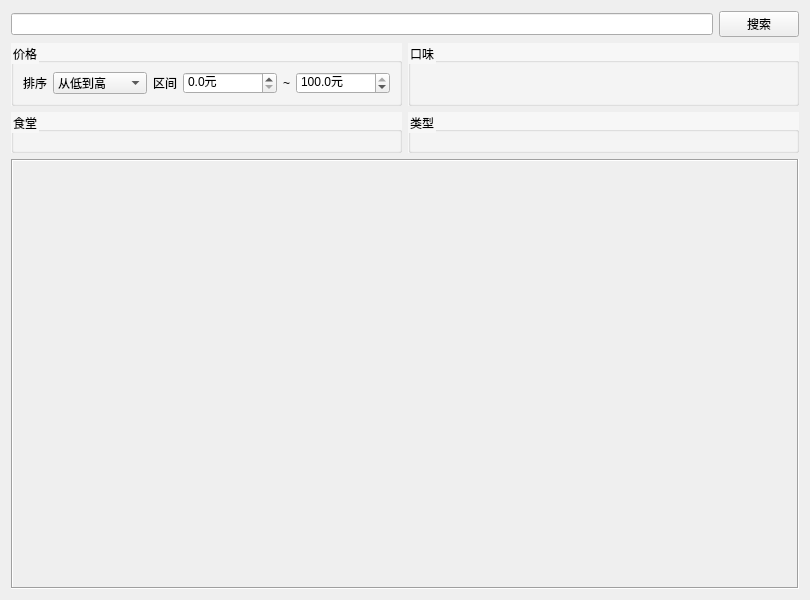
<?xml version="1.0" encoding="UTF-8"?>
<ui version="4.0">
 <class>BrowseTab</class>
 <widget class="QWidget" name="BrowseTab">
  <property name="geometry">
   <rect>
    <x>0</x>
    <y>0</y>
    <width>800</width>
    <height>600</height>
   </rect>
  </property>
  <property name="sizePolicy">
   <sizepolicy hsizetype="Expanding" vsizetype="Expanding">
    <horstretch>0</horstretch>
    <verstretch>0</verstretch>
   </sizepolicy>
  </property>
  <property name="windowTitle">
   <string>Form</string>
  </property>
  <property name="autoFillBackground">
   <bool>false</bool>
  </property>
  <property name="styleSheet">
   <string notr="true">.QGroupBox{background-color:rgba(255,255,255,127)}</string>
  </property>
  <layout class="QVBoxLayout" name="verticalLayout">
   <item>
    <layout class="QHBoxLayout" name="horizontalLayout_search">
     <item>
      <widget class="QLineEdit" name="lineEdit_search">
       <property name="sizePolicy">
        <sizepolicy hsizetype="Expanding" vsizetype="Fixed">
         <horstretch>0</horstretch>
         <verstretch>0</verstretch>
        </sizepolicy>
       </property>
       <property name="autoFillBackground">
        <bool>false</bool>
       </property>
      </widget>
     </item>
     <item>
      <widget class="QPushButton" name="pushButton_search">
       <property name="text">
        <string>搜索</string>
       </property>
      </widget>
     </item>
    </layout>
   </item>
   <item>
    <layout class="QGridLayout" name="gridLayout_filters">
     <item row="1" column="0">
      <widget class="QGroupBox" name="groupBox_canteen">
       <property name="title">
        <string>食堂</string>
       </property>
       <layout class="QGridLayout" name="layout_canteen"/>
      </widget>
     </item>
     <item row="0" column="0">
      <widget class="QGroupBox" name="groupBox_price">
       <property name="minimumSize">
        <size>
         <width>0</width>
         <height>0</height>
        </size>
       </property>
       <property name="title">
        <string>价格</string>
       </property>
       <layout class="QHBoxLayout" name="layout_price">
        <item>
         <widget class="QLabel" name="label_3">
          <property name="sizePolicy">
           <sizepolicy hsizetype="Preferred" vsizetype="Preferred">
            <horstretch>0</horstretch>
            <verstretch>0</verstretch>
           </sizepolicy>
          </property>
          <property name="text">
           <string>排序</string>
          </property>
          <property name="alignment">
           <set>Qt::AlignRight|Qt::AlignTrailing|Qt::AlignVCenter</set>
          </property>
         </widget>
        </item>
        <item>
         <widget class="QComboBox" name="comboBox_order">
          <property name="sizePolicy">
           <sizepolicy hsizetype="Preferred" vsizetype="Fixed">
            <horstretch>2</horstretch>
            <verstretch>0</verstretch>
           </sizepolicy>
          </property>
          <item>
           <property name="text">
            <string>从低到高</string>
           </property>
          </item>
          <item>
           <property name="text">
            <string>从高到低</string>
           </property>
          </item>
         </widget>
        </item>
        <item>
         <widget class="QLabel" name="label_2">
          <property name="sizePolicy">
           <sizepolicy hsizetype="Preferred" vsizetype="Preferred">
            <horstretch>0</horstretch>
            <verstretch>0</verstretch>
           </sizepolicy>
          </property>
          <property name="text">
           <string>区间</string>
          </property>
          <property name="alignment">
           <set>Qt::AlignRight|Qt::AlignTrailing|Qt::AlignVCenter</set>
          </property>
         </widget>
        </item>
        <item>
         <widget class="QDoubleSpinBox" name="doubleSpinBox_lwr">
          <property name="sizePolicy">
           <sizepolicy hsizetype="Minimum" vsizetype="Fixed">
            <horstretch>2</horstretch>
            <verstretch>0</verstretch>
           </sizepolicy>
          </property>
          <property name="suffix">
           <string>元</string>
          </property>
          <property name="decimals">
           <number>1</number>
          </property>
          <property name="maximum">
           <double>100.000000000000000</double>
          </property>
         </widget>
        </item>
        <item>
         <widget class="QLabel" name="label">
          <property name="maximumSize">
           <size>
            <width>10</width>
            <height>16777215</height>
           </size>
          </property>
          <property name="styleSheet">
           <string notr="true"/>
          </property>
          <property name="text">
           <string>~</string>
          </property>
          <property name="alignment">
           <set>Qt::AlignCenter</set>
          </property>
         </widget>
        </item>
        <item>
         <widget class="QDoubleSpinBox" name="doubleSpinBox_upr">
          <property name="sizePolicy">
           <sizepolicy hsizetype="Minimum" vsizetype="Fixed">
            <horstretch>2</horstretch>
            <verstretch>0</verstretch>
           </sizepolicy>
          </property>
          <property name="suffix">
           <string>元</string>
          </property>
          <property name="decimals">
           <number>1</number>
          </property>
          <property name="maximum">
           <double>100.000000000000000</double>
          </property>
          <property name="value">
           <double>100.000000000000000</double>
          </property>
         </widget>
        </item>
       </layout>
      </widget>
     </item>
     <item row="0" column="1">
      <widget class="QGroupBox" name="groupBox_taste">
       <property name="styleSheet">
        <string notr="true"/>
       </property>
       <property name="title">
        <string>口味</string>
       </property>
       <layout class="QGridLayout" name="layout_taste"/>
      </widget>
     </item>
     <item row="1" column="1">
      <widget class="QGroupBox" name="groupBox_kind">
       <property name="title">
        <string>类型</string>
       </property>
       <layout class="QGridLayout" name="layout_kind"/>
      </widget>
     </item>
    </layout>
   </item>
   <item>
    <widget class="QScrollArea" name="scrollArea">
     <property name="minimumSize">
      <size>
       <width>788</width>
       <height>0</height>
      </size>
     </property>
     <property name="styleSheet">
      <string notr="true">QScrollArea{background-image: url(:/browsetag3.png);background-attachment:fixed;} </string>
     </property>
     <property name="frameShape">
      <enum>QFrame::Box</enum>
     </property>
     <property name="widgetResizable">
      <bool>true</bool>
     </property>
     <widget class="QWidget" name="scrollAreaWidgetContents">
      <property name="geometry">
       <rect>
        <x>0</x>
        <y>0</y>
        <width>784</width>
        <height>460</height>
       </rect>
      </property>
      <property name="styleSheet">
       <string notr="true">background-color: rgba(255, 255, 255, 0);</string>
      </property>
      <layout class="QGridLayout" name="gridLayout_scroll"/>
     </widget>
    </widget>
   </item>
  </layout>
 </widget>
 <resources/>
 <connections/>
</ui>
